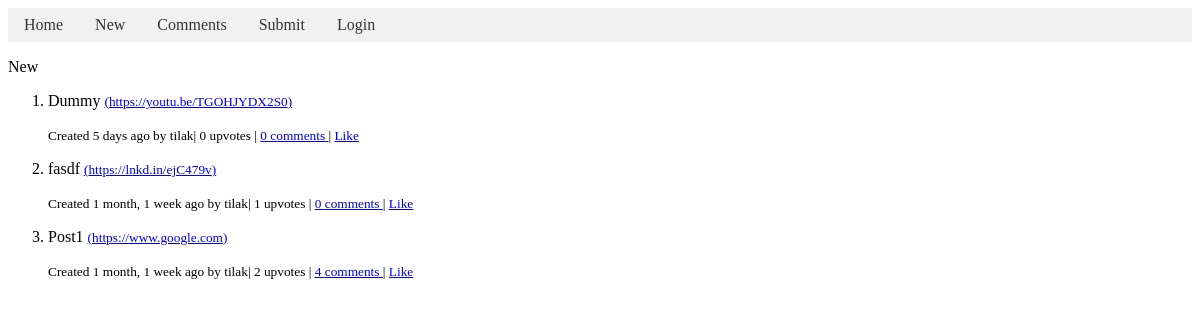
Page /new/ on the earlier database version.
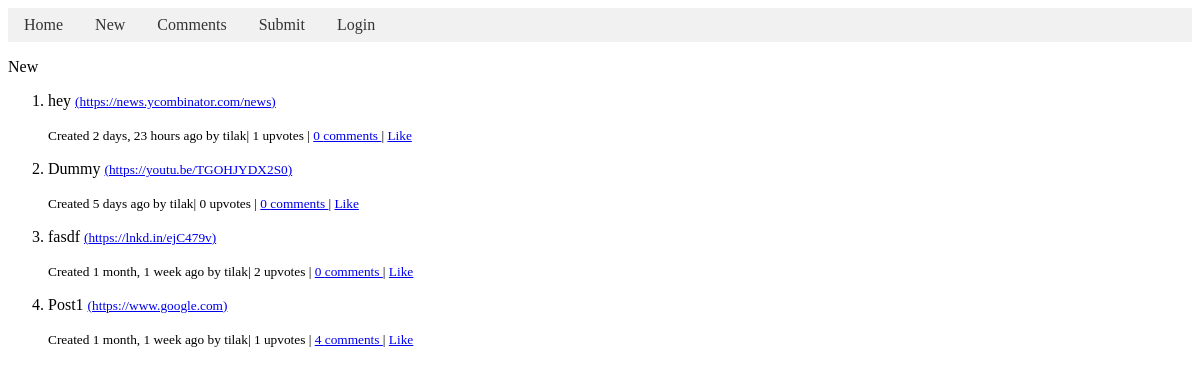
Same page on the later database version.
### base/models.py (models this page shows, shortened)
class Post(models.Model):
    title = models.TextField(max_length=200, null=False)
    url = models.URLField(null=False, unique=True)
    body = models.TextField(max_length=200, null=True)
    created = models.DateTimeField(auto_now_add=True)
    user = models.ForeignKey(User, on_delete=models.CASCADE)
    up_users = models.ManyToManyField(User, related_name='upvoted_posts')

class User(AbstractUser):
    name = models.TextField(max_length=200, null=True)
    username = models.TextField(max_length=200, null=False, unique=True)
    email = models.EmailField(null=True)
    about = models.TextField(max_length=200, null=True)
    created = models.DateTimeField(auto_now_add=True)
    fav_posts = models.ManyToManyField('Post', related_name='fav_by')
    fav_comments = models.ManyToManyField('Comment', related_name='fav_by')
    def __str__(self):
        return self.username

### base/views.py (the view)
# urls.py: path('new/', views.new, name='new'),
def new(request):
    p = request.GET.get('p')
    if p == None:
        p = 1
    p = int(p)
    posts = Post.objects.order_by('-created')
    context = pagination(p=p, post_per_page=10, obj=posts)
    return render(request, 'base/new.html', context)

### base/views.py (called while the page is built)
def pagination(p, post_per_page, obj):
    size = len(obj)
    total_pages = size//post_per_page+1
    start_index = (p - 1) * post_per_page
    end_index = start_index + post_per_page
    ol_start = (p-1)*post_per_page+1
    curr_obj = obj[start_index:end_index]
    return {"curr_obj" : curr_obj, "p": p, "total_pages" : total_pages, "post_per_page":post_per_page, "ol_start":ol_start}

### base/templates/base/new.html (shortened to what this page needs)
{% extends 'main.html' %}
{% block content %}
<p>New</p>
<ol start="{{ol_start}}">
    {% for post in curr_obj %}
    <li>
        <p>{{post.title}}
        <small><a href="{{post.url}}" target="_blank">({{post.url}})</a>
        </small>
        </p>
        <small>Created {{post.created|timesince}} ago by {{post.user}}| {{post.up_users.count}} upvotes |
            <a href="{% url 'items' %}?id={{post.id}}&reply_to=post">{{post.comment_set.count}} comments </a>
            | {% if request.user not in post.up_users.all %} <a href="{% url 'upvote' 'p' post.id%}">Like</a>
            {% else %} <a href="{% url 'dvote' 'p' post.id%}">Unlike</a>{% endif %}
        </small>
    </li>
    {% endfor %}
</ol>
{% endblock content %}

Differences in the rows shown:
added Post: title "hey", url "https://news.ycombinator.com/news", created "2 days, 23 hours", user "tilak", up_users.count "1", comment_set.count "0", shows "Like"
computed for Post "fasdf": up_users.count "1" → "2"
computed for Post "Post1": up_users.count "2" → "1"
